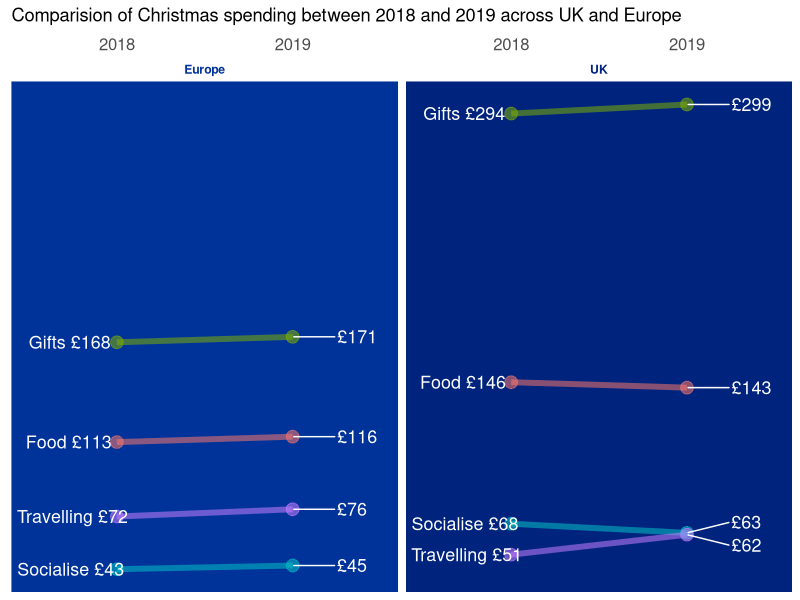

This figure's R source:
## ---- chunk 1
knitr::opts_chunk$set(echo = TRUE)
library(readxl)
library(tidyverse)
library(knitr)
library(ggrepel)
## ---- chunk 2
christmasspending<-readxl::read_xlsx("../../Christmas_spending/Data/Christmas spending.xlsx")

knitr::kable(christmasspending)

## ---- chunk 3
christmasspending<- christmasspending %>% rename(SpendingAmount=`Amount in £`)
christmasspending$Year <- as.factor(christmasspending$Year)
cmasNonTotal <- christmasspending %>% filter(Category != "Total")
knitr::kable(head(christmasspending))

## ---- chunk 4

kable(cmasNonTotal %>% pivot_wider(names_from = "Year",values_from = "SpendingAmount"))
## ---- chunk 5
myplot<-ggplot(data = cmasNonTotal, 
               mapping = aes(x=Year,y=SpendingAmount,group=Category)) +
  geom_line(aes(colour=Category,alpha=.5),size=2) +
  geom_point(aes(colour=Category,alpha=.5),size=4) +
  geom_text_repel(data = cmasNonTotal%>%filter(Year=="2018")
                  ,color="white"
                  ,nudge_x = -.45
                  ,mapping = aes(label=paste0(Category," ", "£",as.character(SpendingAmount)),
                                 hjust = "left", 
                                 size = 1)) +
  geom_text_repel(data = cmasNonTotal%>%filter(Year=="2019")
                  ,color='white'
                  ,nudge_x = .25
                  ,mapping = aes(label=paste0( "£",as.character(SpendingAmount)),
                                 hjust = "left", 
                                 size = 1 
                                 
                  ))+
  
  
  scale_x_discrete(position = "top",limit=c("2018","2019")) +
  
  
  theme_bw() +
  
  theme(legend.position = "none") +
  theme(panel.border = element_blank()) +
  
  theme(axis.title.y     = element_blank()) +
  theme(axis.text.y      = element_blank()) +
  theme(panel.grid.major.y = element_blank()) +
  theme(panel.grid.minor.y = element_blank()) +
  # Remove a few things from the x axis and increase font size
  theme(axis.title.x     = element_blank()) +
  theme(panel.grid.major.x = element_blank()) +
  theme(axis.text.x.top      = element_text(size=12)) +
  # Remove x & y tick marks
  theme(axis.ticks       = element_blank()) +
  facet_wrap(.~Region) +
  theme(strip.background = element_rect(
    color="white", fill="white"
  )) +
  
  theme(strip.text = element_text(face = "bold")) +
  
  #   #titles
  labs( title = "Comparision of Christmas spending between 2018 and 2019 across UK and Europe")

grb<-ggplotGrob(myplot)

grb$grobs[[2]]$children[[1]]$children[[1]]$gp$fill<-"#003399"
grb$grobs[[3]]$children[[1]]$children[[1]]$gp$fill<-"#00247D"
# # texts to match color
 grb$grobs[[12]]$grobs[[1]]$children[[2]]$children[[1]]$gp$col<-"#003399"
 grb$grobs[[13]]$grobs[[1]]$children[[2]]$children[[1]]$gp$col<-"#00247D"
plot(grb)
## ---- chunk 6
ggsave("../../Christmas_spending/Outputs/Slopegraph.png",plot = grb)
